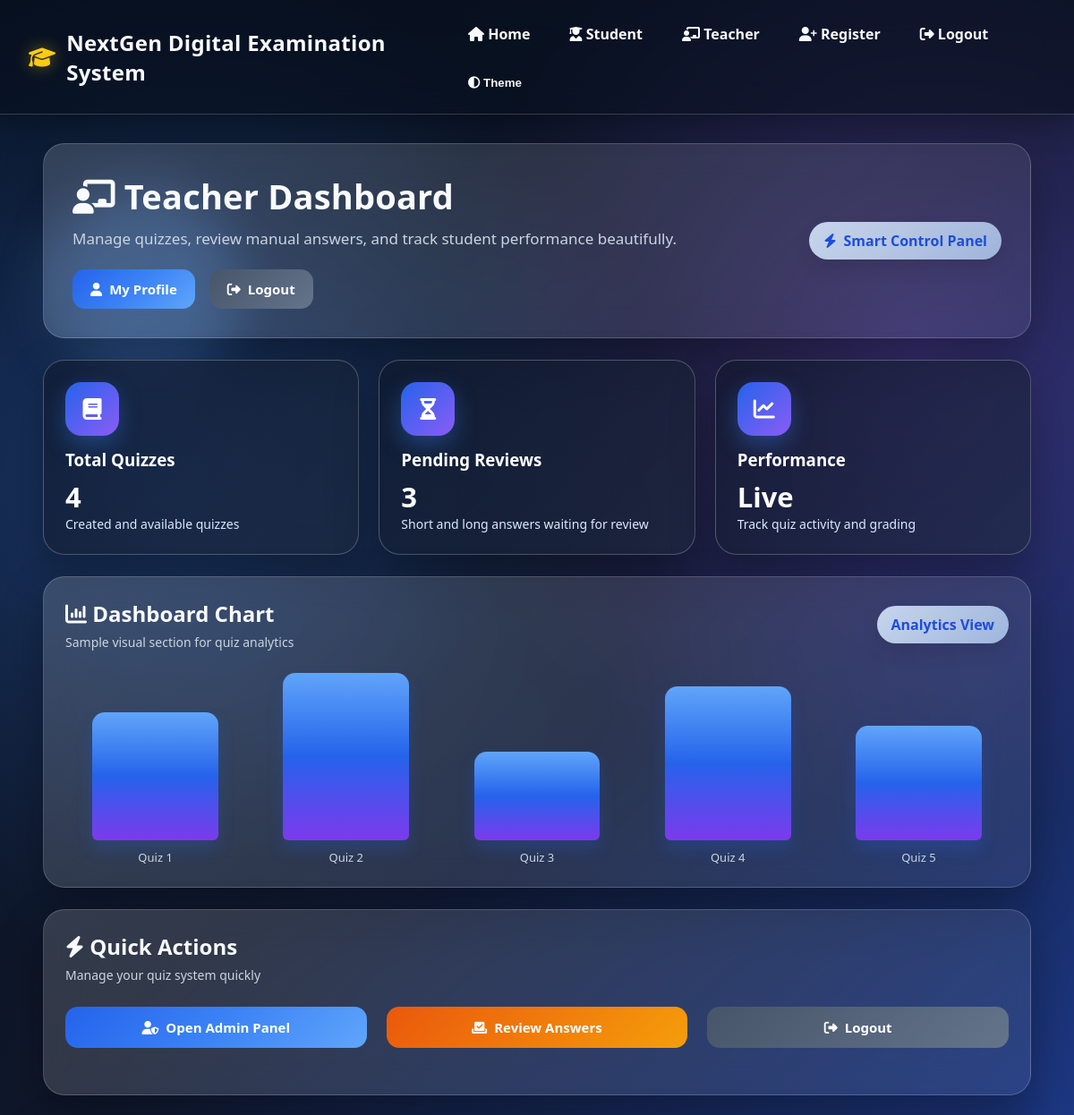
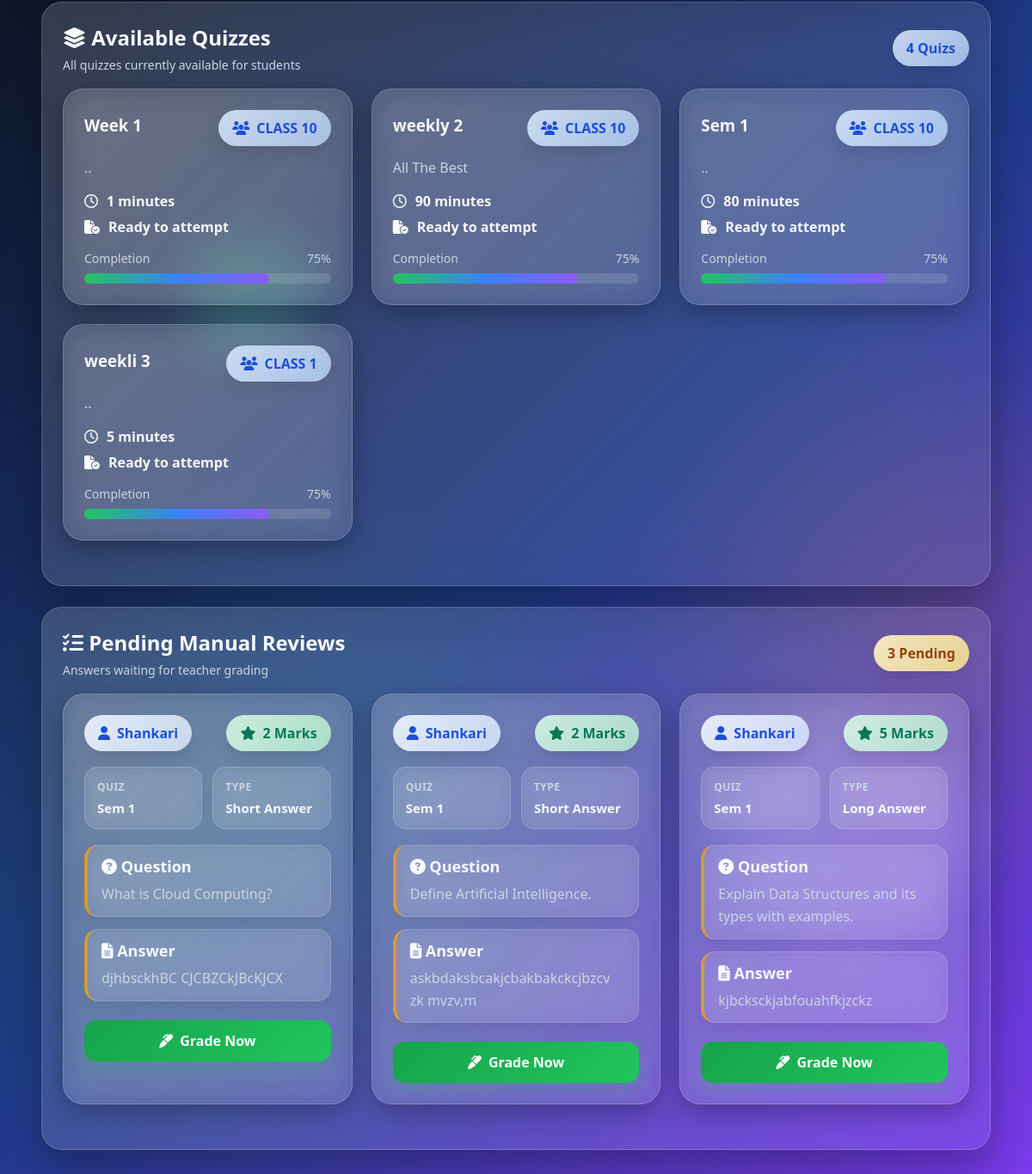
Page /teacher-dashboard/ (signed in) on the committed database (2 pictures, top to bottom).
### quiz/models.py (models this page shows, shortened)
class Quiz(models.Model):
    title = models.CharField(max_length=200)
    description = models.TextField()
    time_limit = models.IntegerField()
    target_class = models.ForeignKey(StudentClass, on_delete=models.CASCADE)

class StudentClass(models.Model):
    name = models.CharField(max_length=100)
    def __str__(self):
        return self.name

class StudentAnswer(models.Model):
    student = models.ForeignKey(User, on_delete=models.CASCADE)
    quiz = models.ForeignKey(Quiz, on_delete=models.CASCADE)
    question = models.ForeignKey(Question, on_delete=models.CASCADE)
    answer_text = models.TextField(blank=True, null=True)
    is_correct = models.BooleanField(default=False)
    marks_awarded = models.IntegerField(default=0)
    checked_by_teacher = models.BooleanField(default=False)

class Question(models.Model):
    QUESTION_TYPES = [
        ('mcq', 'Multiple Choice'),
        ('short', 'Short Answer'),
        ('long', 'Long Answer'),
    ]
    quiz = models.ForeignKey(Quiz, on_delete=models.CASCADE)
    question_type = models.CharField(max_length=10, choices=QUESTION_TYPES, default='mcq')
    question = models.CharField(max_length=500)
    option1 = models.CharField(max_length=200, blank=True, null=True)
    option2 = models.CharField(max_length=200, blank=True, null=True)
    option3 = models.CharField(max_length=200, blank=True, null=True)
    option4 = models.CharField(max_length=200, blank=True, null=True)
    answer = models.TextField(blank=True, null=True)
    marks = models.PositiveIntegerField(default=1)

### quiz/views.py (the view)
# urls.py: path('teacher-dashboard/', views.teacher_dashboard_view, name='teacher-dashboard'),
@login_required
def teacher_dashboard_view(request):
    quizzes = Quiz.objects.all()
    pending_answers = StudentAnswer.objects.filter(
        question__question_type__in=['short', 'long'],
        checked_by_teacher=False
    ).select_related('student', 'quiz', 'question')
    return render(request, 'quiz/teacher_dashboard.html', {
        'quizzes': quizzes,
        'pending_answers': pending_answers
    })

### templates/quiz/teacher_dashboard.html
{% extends 'quiz/base.html' %}
{% block content %}
<div class="teacher-dashboard">
    <div class="hero-card dashboard-hero">
        <div class="hero-content">
            <h1 class="dashboard-title">
                <i class="fa-solid fa-chalkboard-user"></i> Teacher Dashboard
            </h1>
            <p class="subtitle">
                Manage quizzes, review manual answers, and track student performance beautifully.
            </p>
            <div style="margin-top: 15px; display: flex; gap: 10px; flex-wrap: wrap;">
                <a href="{% url 'teacher-profile' %}" class="btn btn-primary">
                    <i class="fa-solid fa-user"></i> My Profile
                </a>
                <a href="{% url 'logout' %}" class="btn btn-secondary">
                    <i class="fa-solid fa-right-from-bracket"></i> Logout
                </a>
            </div>
        </div>
        <div class="hero-badge">
            <i class="fa-solid fa-bolt"></i> Smart Control Panel
        </div>
    </div>
    <div class="stats-grid premium-stats">
        <div class="stat-card premium-card">
            <div class="stat-icon"><i class="fa-solid fa-book"></i></div>
            <h3>Total Quizzes</h3>
            <p class="big">{{ quizzes|length }}</p>
            <div class="small-text">Created and available quizzes</div>
        </div>
        <div class="stat-card premium-card">
            <div class="stat-icon"><i class="fa-solid fa-hourglass-half"></i></div>
            <h3>Pending Reviews</h3>
            <p class="big">{{ pending_answers|length }}</p>
            <div class="small-text">Short and long answers waiting for review</div>
        </div>
        <div class="stat-card premium-card">
            <div class="stat-icon"><i class="fa-solid fa-chart-line"></i></div>
            <h3>Performance</h3>
            <p class="big">Live</p>
            <div class="small-text">Track quiz activity and grading</div>
        </div>
    </div>
    <div class="chart-card premium-section">
        <div class="section-head">
            <div>
                <h2><i class="fa-solid fa-chart-column"></i> Dashboard Chart</h2>
                <p class="small-text">Sample visual section for quiz analytics</p>
            </div>
            <div class="pill-badge">Analytics View</div>
        </div>
        <div class="chart-wrap">
            <div class="bar-col">
                <div class="bar" style="height: 65%;"></div>
                <div class="bar-label">Quiz 1</div>
            </div>
            <div class="bar-col">
                <div class="bar" style="height: 85%;"></div>
                <div class="bar-label">Quiz 2</div>
            </div>
            <div class="bar-col">
                <div class="bar" style="height: 45%;"></div>
                <div class="bar-label">Quiz 3</div>
            </div>
            <div class="bar-col">
                <div class="bar" style="height: 78%;"></div>
                <div class="bar-label">Quiz 4</div>
            </div>
            <div class="bar-col">
                <div class="bar" style="height: 58%;"></div>
                <div class="bar-label">Quiz 5</div>
            </div>
        </div>
    </div>
    <div class="section-card premium-section">
        <div class="section-head">
            <div>
                <h2><i class="fa-solid fa-bolt"></i> Quick Actions</h2>
                <p class="small-text">Manage your quiz system quickly</p>
            </div>
        </div>
        <div class="quiz-grid">
            <a href="/admin/" class="btn btn-primary action-btn">
                <i class="fa-solid fa-user-shield"></i> Open Admin Panel
            </a>
            <a href="{% url 'review_answers' %}" class="btn btn-warning action-btn">
                <i class="fa-solid fa-check-to-slot"></i> Review Answers
            </a>
            <a href="{% url 'logout' %}" class="btn btn-secondary action-btn">
                <i class="fa-solid fa-right-from-bracket"></i> Logout
            </a>
        </div>
    </div>
    <div class="section-card premium-section">
        <div class="section-head">
            <div>
                <h2><i class="fa-solid fa-layer-group"></i> Available Quizzes</h2>
                <p class="small-text">All quizzes currently available for students</p>
            </div>
            <div class="pill-badge">{{ quizzes|length }} Quiz{{ quizzes|length|pluralize }}</div>
        </div>
        {% if quizzes %}
        <div class="quiz-grid">
            {% for quiz in quizzes %}
            <div class="quiz-card premium-quiz-card">
                <div class="section-head" style="margin-bottom: 12px;">
                    <h3>{{ quiz.title }}</h3>
                    <div class="pill-badge">
                        <i class="fa-solid fa-users"></i> {{ quiz.target_class }}
                    </div>
                </div>
                <p class="quiz-desc">{{ quiz.description }}</p>
                <div class="quiz-meta">
                    <div class="meta-item">
                        <i class="fa-regular fa-clock"></i>
                        <span>{{ quiz.time_limit }} minutes</span>
                    </div>
                    <div class="meta-item">
                        <i class="fa-solid fa-file-circle-check"></i>
                        <span>Ready to attempt</span>
                    </div>
                </div>
                <div class="progress-box">
                    <div class="progress-label">
                        <span>Completion</span>
                        <span>75%</span>
                    </div>
                    <div class="progress">
                        <div class="progress-fill" style="width:75%;"></div>
                    </div>
                </div>
            </div>
            {% endfor %}
        </div>
        {% else %}
        <div class="empty-state">
            <i class="fa-solid fa-folder-open"></i>
            <h3>No quizzes available yet</h3>
            <p>Create quizzes from the admin panel to get started.</p>
        </div>
        {% endif %}
    </div>
    <div class="section-card premium-section">
        <div class="section-head">
            <div>
                <h2><i class="fa-solid fa-list-check"></i> Pending Manual Reviews</h2>
                <p class="small-text">Answers waiting for teacher grading</p>
            </div>
            <div class="pending-badge">{{ pending_answers|length }} Pending</div>
        </div>
        {% if pending_answers %}
        <div class="quiz-grid">
            {% for ans in pending_answers %}
            <div class="quiz-card premium-score-card">
                <div class="card-top">
                    <div class="student-chip">
                        <i class="fa-solid fa-user"></i> {{ ans.student.username }}
                    </div>
                    <div class="marks-chip">
                        <i class="fa-solid fa-star"></i> {{ ans.question.marks }} Marks
                    </div>
                </div>
                <div class="review-info-grid">
                    <div class="mini-info-box">
                        <span class="mini-label">Quiz</span>
                        <p>{{ ans.quiz.title }}</p>
                    </div>
                    <div class="mini-info-box">
                        <span class="mini-label">Type</span>
                        <p>{{ ans.question.get_question_type_display }}</p>
                    </div>
                </div>
                <div class="question-preview-box">
                    <h3><i class="fa-solid fa-circle-question"></i> Question</h3>
                    <p>{{ ans.question.question|truncatechars:110 }}</p>
                </div>
                <div class="answer-preview-box">
                    <h3><i class="fa-solid fa-file-lines"></i> Answer</h3>
                    <p>{{ ans.answer_text|default:"No answer submitted."|truncatechars:110 }}</p>
                </div>
                <a href="{% url 'grade_answer' ans.id %}" class="btn btn-success grade-btn">
                    <i class="fa-solid fa-marker"></i> Grade Now
                </a>
            </div>
            {% endfor %}
        </div>
        {% else %}
        <div class="empty-state">
            <i class="fa-solid fa-circle-check"></i>
            <h3>No pending manual answers</h3>
            <p>All short and long answers have been reviewed.</p>
        </div>
        {% endif %}
    </div>
</div>
{% endblock %}

### rows in the picture
Quiz: title "Week 1", target_class "CLASS 10", description "..", time_limit "1"
Quiz: title "weekly 2", target_class "CLASS 10", description "All The Best", time_limit "90"
Quiz: title "Sem 1", target_class "CLASS 10", description "..", time_limit "80"
Quiz: title "weekli 3", target_class "CLASS 1", description "..", time_limit "5"
StudentAnswer: student.username "Shankari", question.marks "2", quiz "Sem 1", question.question_type "Short Answer", question.question "What is Cloud Computing?", answer_text "djhbsckhBC CJCBZCkJBcKJCX"
StudentAnswer: student.username "Shankari", question.marks "2", quiz "Sem 1", question.question_type "Short Answer", question.question "Define Artificial Intelligence.", answer_text "askbdaksbcakjcbakbakckcjbzcv zk mvzv,m"
StudentAnswer: student.username "Shankari", question.marks "5", quiz "Sem 1", question.question_type "Long Answer", question.question "Explain Data Structures and its types with examples.", answer_text "kjbcksckjabfouahfkjzckz"

### other values in the picture
{{ quizzes|length }} "4"
{{ pending_answers|length }} "3"
